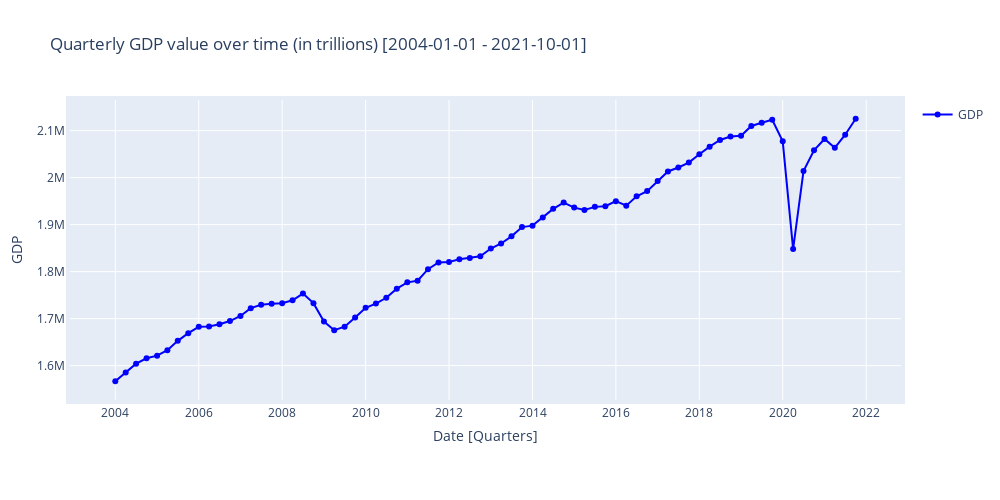

Notebook code cell kept with this figure:
### Markdown cell above
## Plot for GDP

### Code cell
# Create a new figure
fig = go.Figure()

# Add a scatter plot to the figure
fig.add_trace(go.Scatter(x=gdpts.index,
                         y=gdpts['GDP'],
                         mode='markers+lines',
                         name='GDP',
                         marker=dict(color='blue'),
                         line=dict(color='blue', width=2),
                         showlegend=True,
                         hoverlabel=dict(bgcolor='white', font_size=12, font_family='Rockwell'),
                         hoverinfo='x+y',
                         hovertemplate='Quarter: %{x}<br>GDP: %{y:.2f} trillion USD<br>',
                         textposition='top center',
                         textfont=dict(family='Rockwell', size=12, color='blue'),
                         text='GDP'))

# Set the title, x-label, and y-label of the plot
fig.update_layout(title="Quarterly GDP value over time (in trillions) [2004-01-01 - 2021-10-01]", 
                  xaxis_title='Date [Quarters]', 
                  yaxis_title='GDP', 
                  autosize=False, 
                  width=1000,
                  height=500,
                  margin=dict(l=50, r=50, b=100, t=100, pad=4),
                  hoverlabel=dict(bgcolor='white', font_size=12, font_family='Rockwell'),
                  hovermode='x unified')

# Show the figure
fig.show()

### Figure 1 — Plotly figure (JSON) as saved in the notebook; plotly's stock layout.template omitted (floating-point values rounded to 4 significant figures)
{"data": [{"hoverinfo": "x+y", "hoverlabel": {"bgcolor": "white", "font": {"family": "Rockwell", "size": 12}}, "hovertemplate": "Quarter: %{x}<br>GDP: %{y:.2f} trillion USD<br>", "line": {"color": "blue", "width": 2}, "marker": {"color": "blue"}, "mode": "markers+lines", "name": "GDP", "showlegend": true, "text": "GDP", "textfont": {"color": "blue", "family": "Rockwell", "size": 12}, "textposition": "top center", "type": "scatter", "x": ["2004-01-01T00:00:00", "2004-04-01T00:00:00", "2004-07-01T00:00:00", "2004-10-01T00:00:00", "2005-01-01T00:00:00", "2005-04-01T00:00:00", "2005-07-01T00:00:00", "2005-10-01T00:00:00", "2006-01-01T00:00:00", "2006-04-01T00:00:00", "2006-07-01T00:00:00", "2006-10-01T00:00:00", "2007-01-01T00:00:00", "2007-04-01T00:00:00", "2007-07-01T00:00:00", "2007-10-01T00:00:00", "2008-01-01T00:00:00", "2008-04-01T00:00:00", "2008-07-01T00:00:00", "2008-10-01T00:00:00", "2009-01-01T00:00:00", "2009-04-01T00:00:00", "2009-07-01T00:00:00", "2009-10-01T00:00:00", "2010-01-01T00:00:00", "2010-04-01T00:00:00", "2010-07-01T00:00:00", "2010-10-01T00:00:00", "2011-01-01T00:00:00", "2011-04-01T00:00:00", "2011-07-01T00:00:00", "2011-10-01T00:00:00", "2012-01-01T00:00:00", "2012-04-01T00:00:00", "2012-07-01T00:00:00", "2012-10-01T00:00:00", "2013-01-01T00:00:00", "2013-04-01T00:00:00", "2013-07-01T00:00:00", "2013-10-01T00:00:00", "2014-01-01T00:00:00", "2014-04-01T00:00:00", "2014-07-01T00:00:00", "2014-10-01T00:00:00", "2015-01-01T00:00:00", "2015-04-01T00:00:00", "2015-07-01T00:00:00", "2015-10-01T00:00:00", "2016-01-01T00:00:00", "2016-04-01T00:00:00", "2016-07-01T00:00:00", "2016-10-01T00:00:00", "2017-01-01T00:00:00", "2017-04-01T00:00:00", "2017-07-01T00:00:00", "2017-10-01T00:00:00", "2018-01-01T00:00:00", "2018-04-01T00:00:00", "2018-07-01T00:00:00", "2018-10-01T00:00:00", "2019-01-01T00:00:00", "2019-04-01T00:00:00", "2019-07-01T00:00:00", "2019-10-01T00:00:00", "2020-01-01T00:00:00", "2020-04-01T00:00:00", "2020-07-01T00:00:00", "2020-10-01T00:00:00", "2021-01-01T00:00:00", "2021-04-01T00:00:00", "2021-07-01T00:00:00", "2021-10-01T00:00:00"], "y": [1566737, 1585347, 1604061, 1615585, 1621176, 1632938, 1652719, 1669060, 1682596, 1683465, 1688166, 1694895, 1705736, 1722263, 1729494, 1731459, 1732786, 1739053, 1753314, 1732984, 1693824, 1675340, 1682878, 1702503, 1723041, 1732057, 1744332, 1763825, 1777148, 1780610, 1805176, 1819392, 1820558, 1826496, 1828984, 1832766, 1849206, 1859938, 1875096, 1894795, 1897892, 1915226, 1933594, 1946974, 1936275, 1931005, 1937835, 1939286, 1949923, 1940335, 1960344, 1971351, 1992778, 2013165, 2021658, 2032130, 2049916, 2066010, 2080268, 2087359, 2089251, 2109950, 2116842, 2123207, 2077403, 1848005, 2014029, 2058185, 2082323, 2063554, 2091318, 2125350]}], "layout": {"autosize": false, "height": 500, "hoverlabel": {"bgcolor": "white", "font": {"family": "Rockwell", "size": 12}}, "hovermode": "x unified", "margin": {"b": 100, "l": 50, "pad": 4, "r": 50, "t": 100}, "title": {"text": "Quarterly GDP value over time (in trillions) [2004-01-01 - 2021-10-01]"}, "width": 1000, "xaxis": {"title": {"text": "Date [Quarters]"}}, "yaxis": {"title": {"text": "GDP"}}}}
